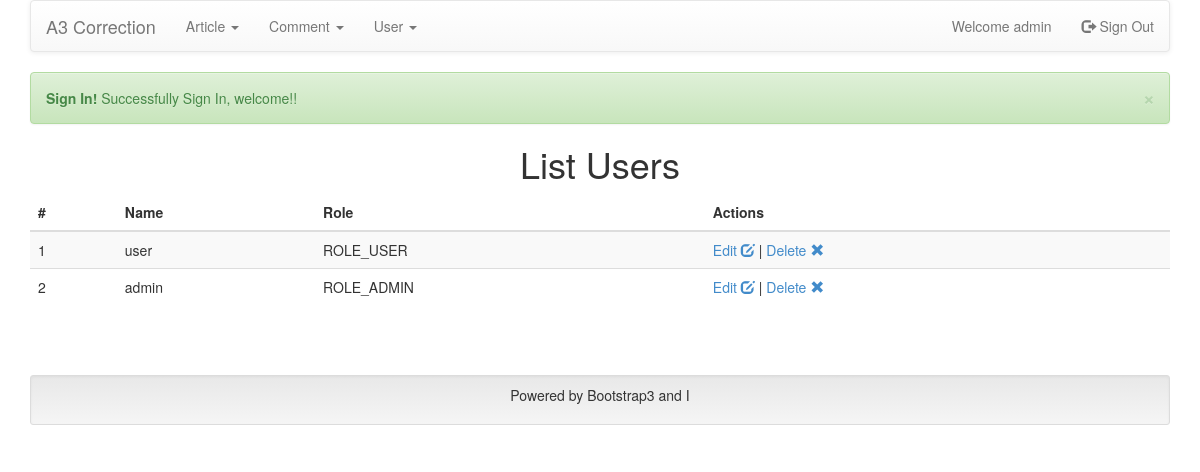
/admin-user-list.php (signed in), run on the app's committed database.
### tables this page shows
CREATE TABLE `user` (
  `id` int(10) unsigned NOT NULL AUTO_INCREMENT,
  `name` varchar(255) NOT NULL,
  `password` varchar(255) NOT NULL,
  `role` varchar(50) NOT NULL,
  PRIMARY KEY (`id`)
);

### admin-user-list.php (called while the page is built, shortened)
<?php
require '_header.php';
$userManager = new UserManager($pdo);
$users = $userManager->findAll();
include 'template/_header.php';
include 'template/list-users.php';
include 'template/_footer.php';

### autoload.php (called while the page is built, shortened)
<?php
spl_autoload_register(function($className){
    $directories = array(
        'Class',
        'Entity',
    );
    foreach ($directories as $directory) {
        $fileName = $className.'.php';
        $path = $directory.'/'.$fileName;
        if (is_file($path)) {
            break;
        }
    }
});

### Class/UserSession.php (called while the page is built, shortened)
<?php
class UserSession
{
    protected $user;
    public function __construct()
    {
        $this->user = null;
    }
    public function isConnected()
    {
        if (!empty($_SESSION['connected']) && $_SESSION['connected'] == true)
            return true;
        else
            return false;
    }
    public function hasRole($role)
    {
        if ($this->isConnected()) {
            if ($this->user->getRole() === $role)
                return true;
            else
                return false;
        } else
            throw new Exception('user must be defined in session');
    }
    public function reloadSession()
    {
        if (!empty($_SESSION['connected']) && $_SESSION['connected'] === true && !empty($_SESSION['user']) && unserialize($_SESSION['user']) instanceof User)
            return $this->user = unserialize($_SESSION['user']);
        else
            return null;
    }
    public function getUser()
    {
        if ($this->isConnected())
            return $this->user;
        else
            return false;
    }
}

### _header.php (called while the page is built, shortened)
<?php
require 'autoload.php';
$userSession = new UserSession();

### Class/BaseManager.php (called while the page is built, shortened)
<?php
abstract class BaseManager
{
    public function __construct(\PDO $pdo)
    {
        $this->pdo = $pdo;
    }
}

### Entity/UserManager.php (called while the page is built, shortened)
<?php
class UserManager extends BaseManager
{
    public function findAll()
    {
        $sql = 'SELECT * FROM '.self::TABLE;
        $query = $this->pdo->query($sql);
        $result = $query->fetchAll(\PDO::FETCH_ASSOC);
        $users = array();
        foreach ($result as $user) {
            $users[] = new User($user);
        }
        return $users;
    }
}

### Entity/User.php (called while the page is built, shortened)
<?php
class User extends BaseHydrate
{
    private $id;
    private $name;
    private $role;
    public function setId($id)
    {
        $this->id = (int) $id;
    }
    public function getId()
    {
        return $this->id;
    }
    public function setName($name)
    {
        if (is_string($name))
            $this->name = $name;
        else
            throw new Exception('$name must be a string!');
    }
    public function getName()
    {
        return $this->name;
    }
    public function setRole($role)
    {
        if (is_string($role))
            $this->role = $role;
        else
            throw new Exception('$role must be a string!');
    }
    public function getRole()
    {
        return $this->role;
    }
    public static function isPasswordHashed($password)
    {
        if (strlen($password) == 40)
            return true;
        else
            return false;
    }
}

### Class/BaseHydrate.php (called while the page is built, shortened)
<?php
abstract class BaseHydrate
{
    protected function hydrate(array $data)
    {
        foreach($data as $attribute => $value) {
            $method = 'set'.ucfirst($attribute);
        }
    }
}

### template/list-users.php (the view)
<h1>List Users</h1>
<table class="table table-striped">
    <thead>
        <tr>
            <th>#</th>
            <th>Name</th>
            <th>Role</th>
            <th>Actions</th>
        </tr>
    </thead>
    <tbody>
        <?php foreach ($users as $user) { ?>
            <tr>
                <td><?= $user->getId(); ?></td>
                <td><?= $user->getName(); ?></td>
                <td><?= $user->getRole(); ?></td>
                <td>
                    <a href="admin-user-edit.php?id=<?= $user->getId(); ?>">Edit <span class="glyphicon glyphicon-edit"></span></a> |
                    <a href="admin-user-delete.php?id=<?= $user->getId(); ?>">Delete <span class="glyphicon glyphicon-remove"></span></a>
                </td>
            </tr>
        <?php } ?>
    </tbody>
</table>

### template/_header.php (shortened to what this page needs)
<!DOCTYPE html>
<html>
<head>
    <link href="template/css/bootstrap.min.css" rel="stylesheet" type="text/css">
    <link href="template/css/bootstrap-theme.min.css" rel="stylesheet" type="text/css">
    <link href="template/css/style.css" rel="stylesheet" type="text/css">
</head>
<body>
    <div class="container">
        <nav class="navbar navbar-default" role="navigation">
            <div class="navbar-header">
                <a class="navbar-brand" href="#">A3 Correction</a>
            </div>
            <div class="collapse navbar-collapse" id="bs-example-navbar-collapse-1">
                <ul class="nav navbar-nav">
                    <?php if ($userSession->isConnected()) { ?>
                        <?php if ($userSession->hasRole('ROLE_ADMIN')) { ?>
                            <li class="dropdown">
                                <a href="#" class="dropdown-toggle" data-toggle="dropdown">Article <b class="caret"></b></a>
                            </li>
                            <li class="dropdown">
                                <a href="#" class="dropdown-toggle" data-toggle="dropdown">Comment <b class="caret"></b></a>
                            </li>
                            <li class="dropdown">
                                <a href="#" class="dropdown-toggle" data-toggle="dropdown">User <b class="caret"></b></a>
                            </li>
                        <?php } else { ?>
                            <li><a href="index.php">Articles</a></li>
                            <li><a href="admin-comment-add.php">Add a comment</a></li>
                        <?php } ?>
                    <?php } else { ?>
                        <li><a href="index.php">Homepage</a></li>
                    <?php } ?>
                </ul>
                <ul class="nav navbar-nav navbar-right">
                    <?php if (!$userSession->isConnected()): ?>
                        <li><a href="sign-up.php"><span class="glyphicon glyphicon-user"></span> Sign Up</a></li>
                        <li><a href="sign-in.php"><span class="glyphicon glyphicon-log-in"></span> Sign In</a></li>
                    <?php else: ?>
                        <li><a href="#">Welcome <?= $userSession->getUser()->getName(); ?></a></li>
                        <li><a href="sign-out.php"><span class="glyphicon glyphicon-log-out"></span> Sign Out</a></li>
                    <?php endif; ?>
                </ul>
            </div>
        </nav>
        <?php
            if (!empty($_SESSION['flash_messages'])) {
                foreach ($_SESSION['flash_messages'] as $key => $flash_message) {
                ?>
                    <div class="alert alert-<?= $flash_message['type'] ?> alert-dismissable">
                        <button type="button" class="close" data-dismiss="alert" aria-hidden="true">&times;</button>
                        <?php if (!empty($flash_message['title'])) { ?>
                            <strong><?= $flash_message['title']; ?></strong>
                            <?= $flash_message['msg']; ?>
                        <?php } ?>
                    </div>
                <?php
                }
            }
        ?>

### template/css/style.css (style rules this page uses)
h1, h2 { text-align: center; }

### data on the page
user: name "admin", id "2", role "ROLE_ADMIN"
user: id "1", name "user", role "ROLE_USER"

### other printed values
$flash_message['title'] "Sign In!"
$flash_message['msg'] "Successfully Sign In, welcome!!"
